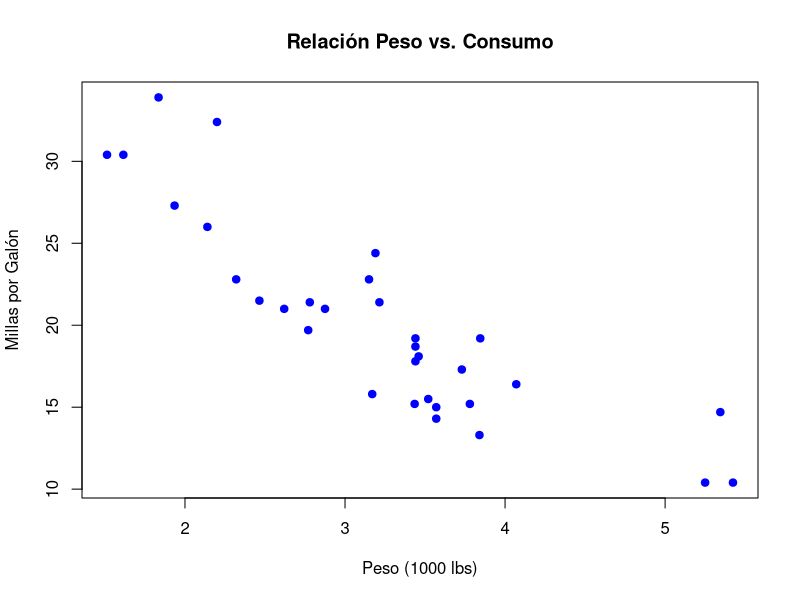
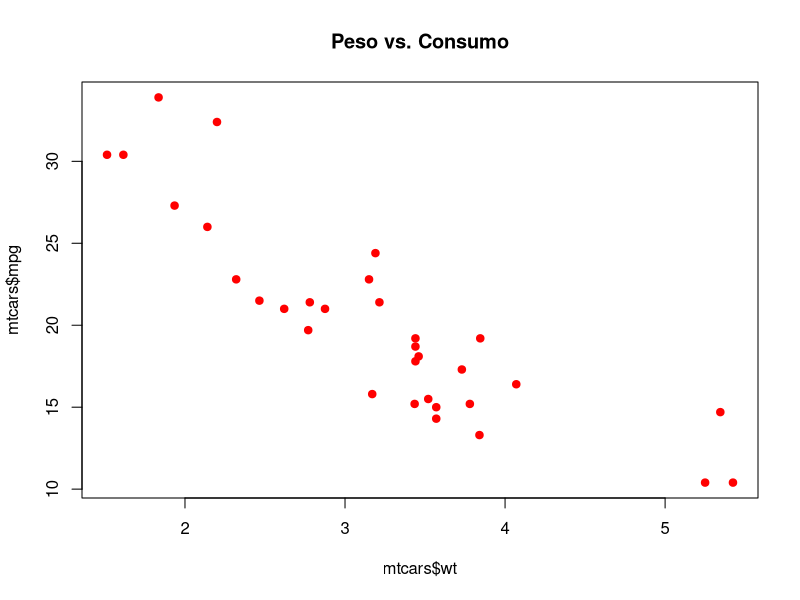

These charts were generated, in order, by the following R code: (Note: this script raises an error after producing the figures.)
print("Resumen de los datos:")
summary(mtcars$mpg)

plot(x = mtcars$wt, 
     y = mtcars$mpg,
     main = "Relación Peso vs. Consumo",
     xlab = "Peso (1000 lbs)",
     ylab = "Millas por Galón",
     col = "blue",
     pch = 19)


png("grafico_consumo.png")
plot(x = mtcars$wt, y = mtcars$mpg, main = "Peso vs. Consumo", col = "red", pch = 19)
dev.off()

resumen_mtcars <- mtcars %>%
  group_by(cyl) %>%
  summarise(
    conteo = n(),
    promedio_hp = mean(hp),
    sd_hp = sd(hp),
    min_hp = min(hp),
    max_hp = max(hp)
  )

suma_de_valores= 2+2 #prueba 
